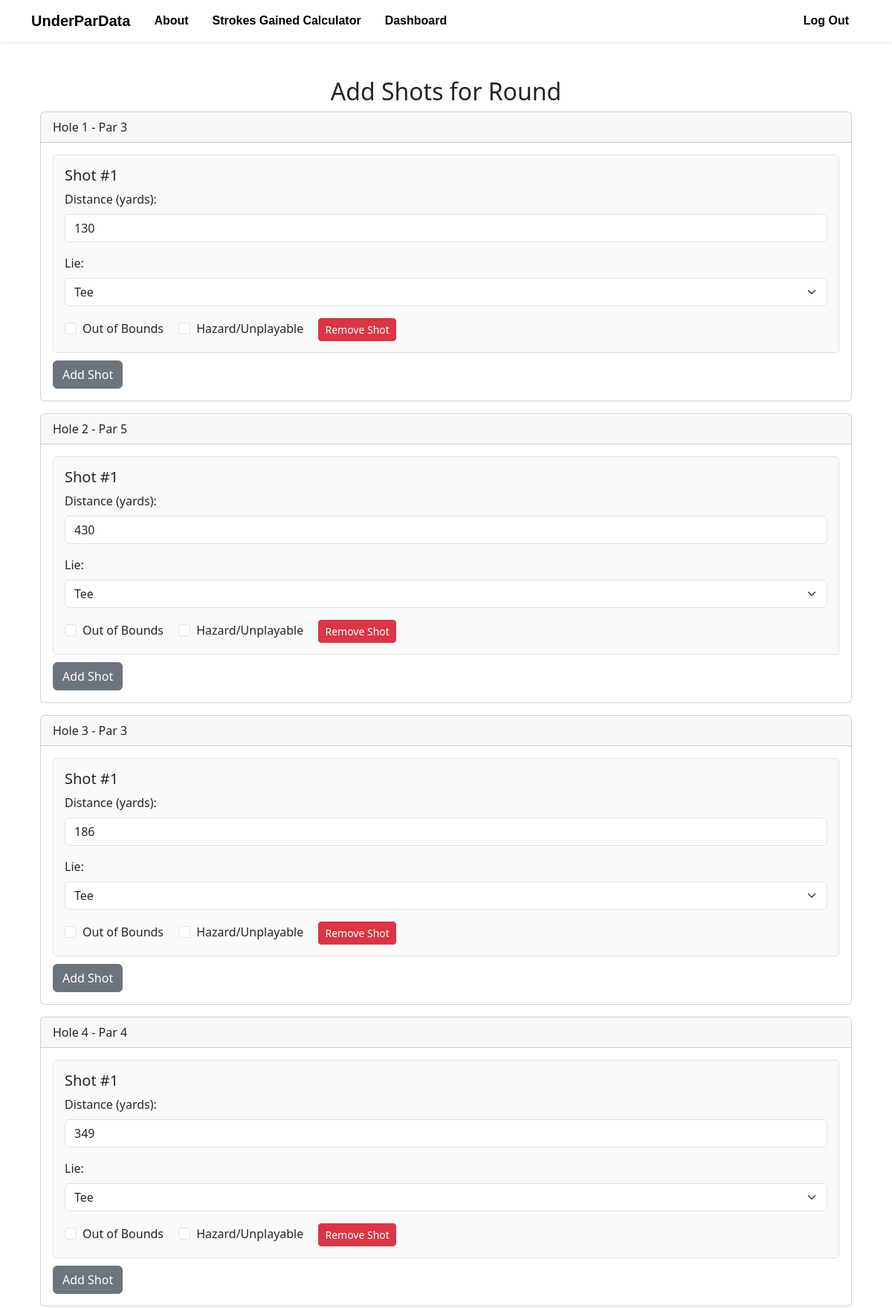
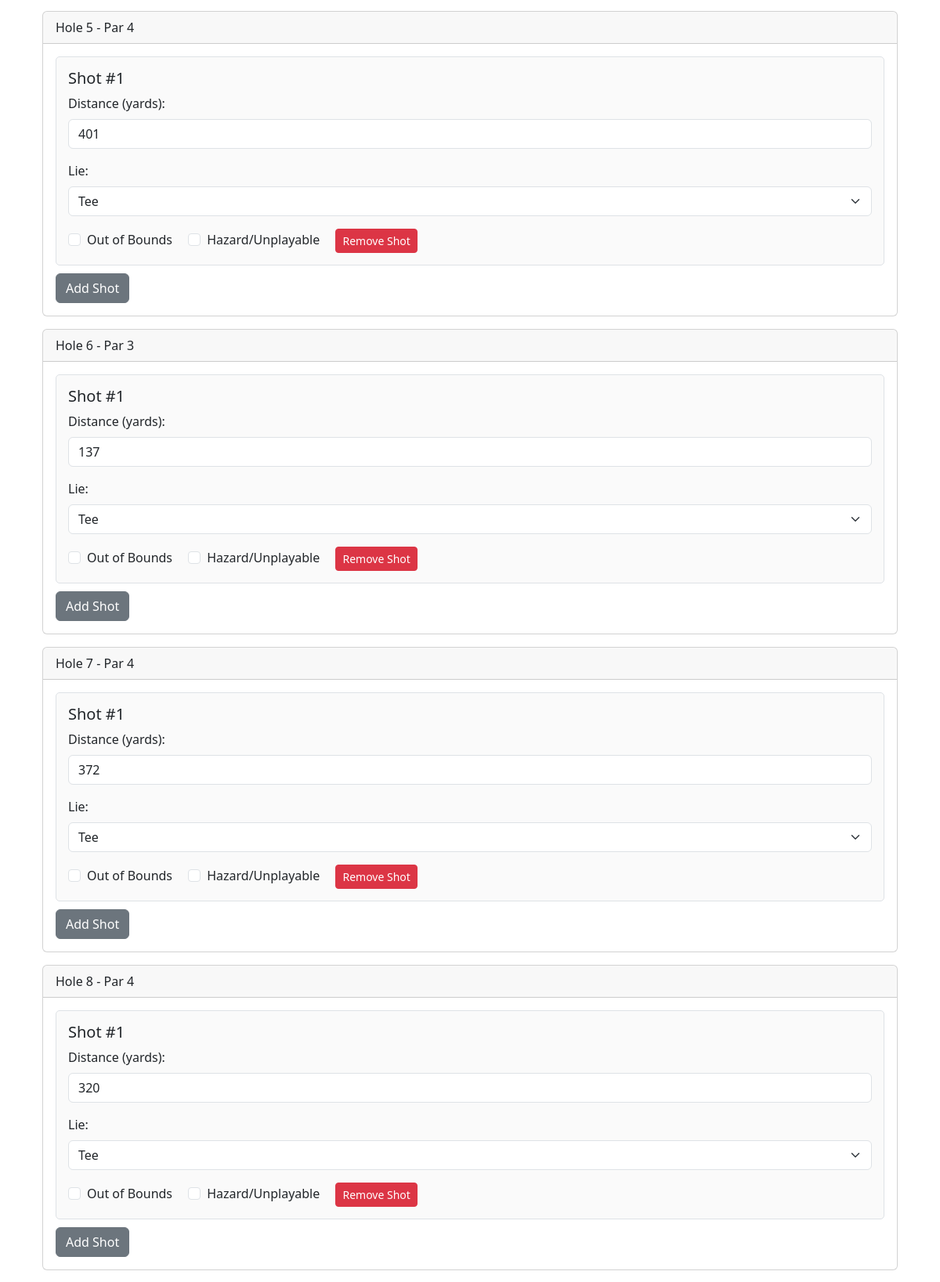
Screenshot of /add_shots/16 (signed in, upper part) with the database file from the repository (2 pictures, top to bottom).
### models/course.py (models this page shows)
class Hole(db.Model):
    __tablename__ = 'holes'
    holeID = db.Column(db.Integer, primary_key=True)
    courseID = db.Column(db.Integer, db.ForeignKey('courses.courseID'), nullable=False)
    teeID = db.Column(db.Integer, db.ForeignKey('tees.teeID'), nullable=False)
    number = db.Column(db.Integer, nullable=False)
    par = db.Column(db.Integer, nullable=False)
    distance = db.Column(db.Integer)
    course = relationship("Course", back_populates="holes")  # Add this line
    tees = relationship("Tee", back_populates="holes")
    shots = relationship("Shot", back_populates="holes")
    hole_stats = relationship("HoleStats", back_populates="hole")

### app.py (the view, shortened to what this page needs)
@app.route('/add_shots/<int:roundID>', methods=['GET', 'POST'])
@login_required
def add_shots(roundID):
    round_data = Round.query.get_or_404(roundID)
    course = Course.query.get_or_404(round_data.course_id)
    tee_id = round_data.tee_id
    holes = Hole.query.filter_by(courseID=course.courseID, teeID=tee_id).order_by(Hole.number).all()
    return render_template('add_shots.html', round_data=round_data, course=course, tee_id=tee_id, holes=holes)

### app.py (called while the page is built)
@login_manager.user_loader
def load_user(userID):
    return User.query.get(int(userID))

### templates/add_shots.html (shortened to what this page needs)
{% extends "base.html" %}
{% block extra_css %}
  <link rel="stylesheet" href="{{ url_for('static', filename='css/add_shots.css') }}">
{% endblock %}
{% block content %}
<div class="container mt-4">
    <h2 class="text-center">Add Shots for Round</h2>
    <form method="POST" id="add-shots-form">
        {% for hole in holes %}
        <div class="card mb-3">
            <div class="card-header">
                Hole {{ hole.number }} - Par {{ hole.par }}
            </div>
            <div class="card-body">
                <div id="hole_{{ hole.number }}_shots" class="shots-container">
                    <div class="shot-card" id="hole_{{ hole.number }}_shot_1">
                        <h5>Shot #1</h5>
                        <div class="mb-3">
                            <label for="hole_{{ hole.number }}_shot_1_distance" class="form-label">Distance (yards):</label>
                            <input
                                type="number"
                                class="form-control"
                                name="hole_{{ hole.number }}_shot_1_distance"
                                id="hole_{{ hole.number }}_shot_1_distance"
                                value="{{ hole.distance }}"
                                required
                            >
                        </div>
                        <div class="mb-3">
                            <label for="hole_{{ hole.number }}_shot_1_lie" class="form-label">Lie:</label>
                            <select
                                class="form-select"
                                name="hole_{{ hole.number }}_shot_1_lie"
                                id="hole_{{ hole.number }}_shot_1_lie"
                                required
                                onchange="updateMissDirection({{ hole.number }}, 1, {{ hole.par }})"
                            >
                                <option value="Tee" selected>Tee</option>
                            </select>
                        </div>
                        <div class="form-check form-check-inline">
                            <input
                                type="checkbox"
                                class="form-check-input"
                                name="hole_{{ hole.number }}_shot_1_out_of_bounds"
                                id="hole_{{ hole.number }}_shot_1_out_of_bounds"
                                value="1"
                                onchange="addDummyShot({{ hole.number }}, 1, 'OOB', {{hole.par}})"
                            >
                            <label for="hole_{{ hole.number }}_shot_1_out_of_bounds" class="form-check-label">Out of Bounds</label>
                        </div>
                        <div class="form-check form-check-inline">
                            <input
                                type="checkbox"
                                class="form-check-input"
                                name="hole_{{ hole.number }}_shot_1_hazard"
                                id="hole_{{ hole.number }}_shot_1_hazard"
                                value="1"
                                onchange="addDummyShot({{ hole.number }}, 1, 'hazard', {{hole.par}})"
                            >
                            <label for="hole_{{ hole.number }}_shot_1_hazard" class="form-check-label">Hazard/Unplayable</label>
                        </div>
                        <button
                            type="button"
                            class="btn btn-danger btn-sm remove-shot-btn"
                            onclick="removeShot({{ hole.number }}, 1)"
                        >
                            Remove Shot
                        </button>
                    </div>
                </div>
                <button
                    type="button"
                    class="btn btn-secondary"
                    onclick="addShot({{ hole.number }}, {{ hole.par }})"
                >
                    Add Shot
                </button>
            </div>
        </div>
        {% endfor %}
    </form>
</div>
{% endblock %}

### static/css/add_shots.css (style rules this page uses)
.shot-card { border: 1px solid #dee2e6; padding: 15px; margin-bottom: 10px; border-radius: 5px; background-color: #fafafa; }

### rows the page displays
Hole: number "1", par "3", distance "130", number+par "Tee"
Hole: number "2", par "5", distance "430", number+par "Tee"
Hole: number "3", par "3", distance "186", number+par "Tee"
Hole: number "4", par "4", distance "349", number+par "Tee"
Hole: number "5", par "4", distance "401", number+par "Tee"
Hole: number "6", par "3", distance "137", number+par "Tee"
Hole: number "7", par "4", distance "372", number+par "Tee"
Hole: number "8", par "4", distance "320", number+par "Tee"
